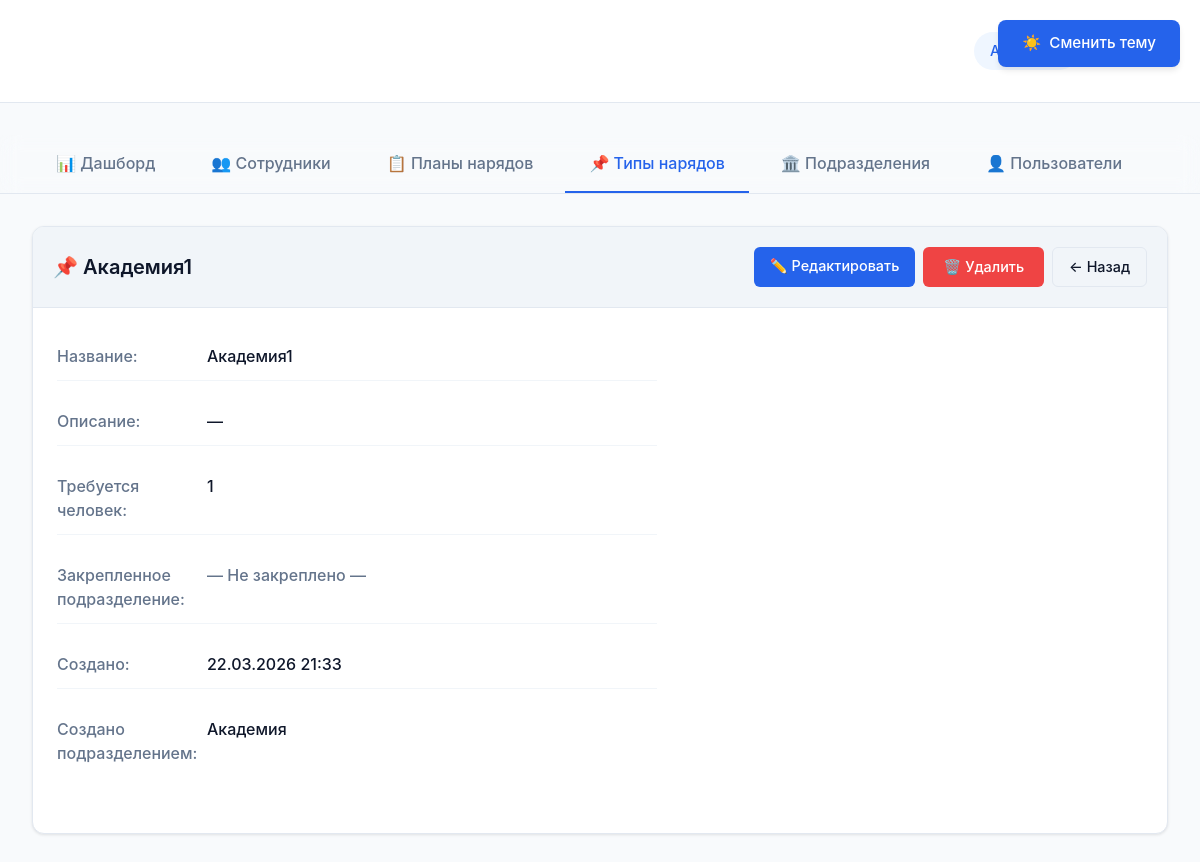
Screenshot of /types/1/ (signed in) with the database file from the repository.
### users_app/models.py (models this page shows, shortened)
class UserProfile(models.Model):
    user = models.OneToOneField(
        User,
        on_delete=models.CASCADE,
        related_name='profile'
    )
    unit = models.ForeignKey(
        Unit,
        on_delete=models.PROTECT,
        related_name='users'
    )
    class Meta:
        verbose_name = "Профиль пользователя"
        verbose_name_plural = "Профили пользователей"

### units/models.py (models this page shows, shortened)
class Unit(models.Model):
    name = models.CharField(max_length=255, verbose_name="Название")
    parent = models.ForeignKey(
        'self',
        on_delete=models.SET_NULL,
        null=True,
        blank=True,
        related_name='children',
        verbose_name="Вышестоящее подразделение"
    )
    unit_type = models.ForeignKey(
        UnitType,
        on_delete=models.PROTECT,
        related_name='units',
        verbose_name="Тип подразделения"
    )
    class Meta:
        verbose_name = "Подразделение"
        verbose_name_plural = "Подразделения"
        ordering = ['unit_type__level', 'name']

### duty_types/models.py (models this page shows, shortened)
class DutyType(models.Model):
    name = models.CharField(max_length=150, unique=True, verbose_name="Название")
    description = models.TextField(blank=True, verbose_name="Описание")
    required_people = models.PositiveSmallIntegerField(default=1, verbose_name="Требуется человек")
    created_by_unit = models.ForeignKey(
        Unit,
        on_delete=models.CASCADE,
        related_name='created_duty_types',
        verbose_name="Создано подразделением"
    )
    unit = models.ForeignKey(
        Unit,
        on_delete=models.SET_NULL,
        null=True,
        blank=True,
        related_name='assigned_duty_types',
        verbose_name="Закрепленное подразделение (опционально)"
    )
    created_at = models.DateTimeField(auto_now_add=True)
    updated_at = models.DateTimeField(auto_now=True)
    class Meta:
        verbose_name = "Тип наряда"
        verbose_name_plural = "Типы нарядов"
        ordering = ['name']

### frontend/views_type.py (the view)
@login_required
def detail(request, pk):
    duty_type = get_object_or_404(DutyType, pk=pk)
    access = AccessService(request.user)
    if duty_type.created_by_unit != access.user_unit:
        messages.error(request, 'Нет доступа')
        return redirect('type:list')
    return render(request, 'type/detail.html', {
        'item': duty_type,
        'active_tab': 'type',
        'title': duty_type.name,
    })

### templates/type/detail.html
{% extends 'cabinets/base_cabinet.html' %}
{% block cabinet_content %}
<div class="card">
    <div class="card-header">
        <div class="card-header-content">
            <h2 class="card-title">📌 {{ title }}</h2>
            <div class="card-actions">
                <a href="{% url 'type:edit' item.pk %}" class="btn btn-primary">✏️ Редактировать</a>
                <a href="{% url 'type:delete' item.pk %}" class="btn btn-danger">🗑️ Удалить</a>
                <a href="{% url 'type:list' %}" class="btn btn-secondary">← Назад</a>
            </div>
        </div>
    </div>
    <div class="card-body">
        <div class="info-grid">
            <div class="info-row"><span class="info-label">Название:</span><span class="info-value">{{ item.name }}</span></div>
            <div class="info-row"><span class="info-label">Описание:</span><span class="info-value">{{ item.description|default:"—" }}</span></div>
            <div class="info-row"><span class="info-label">Требуется человек:</span><span class="info-value">{{ item.required_people }}</span></div>
            <div class="info-row"><span class="info-label">Закрепленное подразделение:</span><span class="info-value">
                {% if item.unit %}
                    {{ item.unit.name }}
                {% else %}
                    <span class="text-muted">— Не закреплено —</span>
                {% endif %}
            </span></div>
            <div class="info-row"><span class="info-label">Создано:</span><span class="info-value">{{ item.created_at|date:"d.m.Y H:i" }}</span></div>
            <div class="info-row"><span class="info-label">Создано подразделением:</span><span class="info-value">{{ item.created_by_unit.name }}</span></div>
        </div>
    </div>
</div>
{% endblock %}

### templates/cabinets/base_cabinet.html (shortened to what this page needs)
{% extends 'base.html' %}
{% load static %}
{% block content %}
<div class="cabinet-page">
    <div class="cabinet-header">
        <div class="cabinet-header-content">
            <div class="user-info-badge">
                {% if user.profile %}
                    <span class="user-unit">{{ user.profile.unit.name }}</span>
                {% endif %}
                <form method="post" action="{% url 'logout' %}" style="display: inline;">
                    <button type="submit" class="btn btn-sm" style="background: var(--danger); border: none; cursor: pointer;">
                    </button>
                </form>
            </div>
        </div>
    </div>
    {% include 'components/navigation.html' %}
    <div class="cabinet-content">
        {% block cabinet_content %}{% endblock %}
    </div>
</div>
{% endblock %}

### static/css/base/variables.css (style rules this page uses)
:root { --primary: #2563eb; --primary-dark: #1d4ed8; --primary-light: #60a5fa; --primary-bg: #eff6ff; --success: #22c55e; --success-bg: #f0fdf4; --warning: #eab308; --warning-bg: #fefce8; --danger: #ef4444; --danger-bg: #fef2f2; --shadow: 0 1px 3px rgba(0,0,0,0.1); --shadow-md: 0 4px 6px -1px rgba(0,0,0,0.1); --transition: background-color 0.2s, color 0.2s, border-color 0.2s; }

### static/css/themes/light.css (style rules this page uses)
:root { --bg-body: #f8fafc; --bg-card: #ffffff; --bg-hover: #f1f5f9; --bg-header: #f1f5f9; --text: #0f172a; --text-light: #475569; --text-muted: #64748b; --border: #e2e8f0; --border-light: #f1f5f9; --primary: #2563eb; --primary-dark: #1d4ed8; --primary-light: #60a5fa; --primary-bg: #eff6ff; --success: #22c55e; --success-bg: #f0fdf4; --warning: #eab308; --warning-bg: #fefce8; --danger: #ef4444; --danger-bg: #fef2f2; --shadow: 0 1px 3px rgba(0,0,0,0.05); --shadow-md: 0 4px 6px -1px rgba(0,0,0,0.05); --theme-icon-light: inline; --theme-icon-dark: none; }

### static/css/base/global.css (style rules this page uses)
body { font-family: -apple-system, BlinkMacSystemFont, 'Segoe UI', Roboto, sans-serif; background: var(--bg-body); color: var(--text); line-height: 1.5; transition: background-color 0.2s, color 0.2s; min-height: 100vh; }
.text-muted { color: var(--text-muted); }

### static/css/components/buttons.css (style rules this page uses)
.btn { display: inline-block; padding: 0.6rem 1.25rem; background: var(--primary); color: white; border: none; border-radius: 0.375rem; font-size: 0.9rem; font-weight: 500; cursor: pointer; text-decoration: none; transition: all 0.2s; }
.btn-secondary { background: var(--bg-hover); color: var(--text); border: 1px solid var(--border); }
.btn-danger { background: var(--danger); }
.btn-sm { padding: 0.4rem 1rem; font-size: 0.85rem; }

### static/css/components/cards.css (style rules this page uses)
.card { background: var(--bg-card); border: 1px solid var(--border); border-radius: 0.75rem; overflow: hidden; box-shadow: var(--shadow); transition: box-shadow 0.2s, transform 0.2s; }
.card-header { padding: 1.25rem; background: var(--bg-header); border-bottom: 1px solid var(--border); }
.card-header h2 { margin: 0; font-size: 1.25rem; color: var(--text); }
.card-body { padding: 1.5rem; }

### static/css/components/person-detail.css (style rules this page uses)
.info-grid { display: flex; flex-direction: column; gap: 1rem; max-width: 600px; }

### static/css/components/schedule-table.css (style rules this page uses)
.info-grid { display: flex; flex-direction: column; gap: 0.75rem; margin-bottom: 2rem; }
.info-row { display: flex; padding: 0.5rem 0; border-bottom: 1px solid var(--border-light); }
.info-label { width: 180px; font-weight: 600; color: var(--text-muted); }
.info-value { flex: 1; }
.btn-primary { background: var(--primary); color: white; border: none; padding: 8px 16px; border-radius: 6px; cursor: pointer; }
.btn-secondary { background: var(--bg-hover); color: var(--text); border: 1px solid var(--border); padding: 8px 16px; border-radius: 6px; cursor: pointer; text-decoration: none; }
.card-header-content { display: flex; justify-content: space-between; align-items: center; flex-wrap: wrap; gap: 1rem; }
.card-title { margin: 0; font-size: 1.5rem; font-weight: 600; color: var(--text); }
.card-actions { display: flex; gap: 0.5rem; }

### static/css/layouts/cabinet.css (style rules this page uses)
.cabinet-header { background: var(--bg-card); border-bottom: 1px solid var(--border); padding: 2rem 0; margin-bottom: 2rem; }
.cabinet-header-content { max-width: 1280px; margin: 0 auto; padding: 0 2rem; display: flex; justify-content: space-between; align-items: center; flex-wrap: wrap; gap: 1rem; }
.user-info-badge { display: flex; gap: 1rem; flex-wrap: wrap; }
.user-unit, .user-role { padding: 0.5rem 1rem; border-radius: 2rem; font-size: 0.9rem; font-weight: 500; }
.user-unit { background: var(--primary-bg); color: var(--primary); }
.cabinet-content { max-width: 1280px; margin: 0 auto; padding: 0 2rem 3rem; }

### static/css/layouts/dashboard.css (style rules this page uses)
.info-grid { display: flex; flex-direction: column; gap: 1rem; }
.info-row { display: flex; padding: 0.75rem 0; border-bottom: 1px solid var(--border-light); }
.info-row:last-child { border-bottom: none; }
.info-label { width: 150px; color: var(--text-muted); font-weight: 500; }
.info-value { flex: 1; color: var(--text); font-weight: 500; }

### rows the page displays
DutyType: name "Академия1", description "—", required_people "1", created_at "22.03.2026 21:33", created_by_unit.name "Академия"
